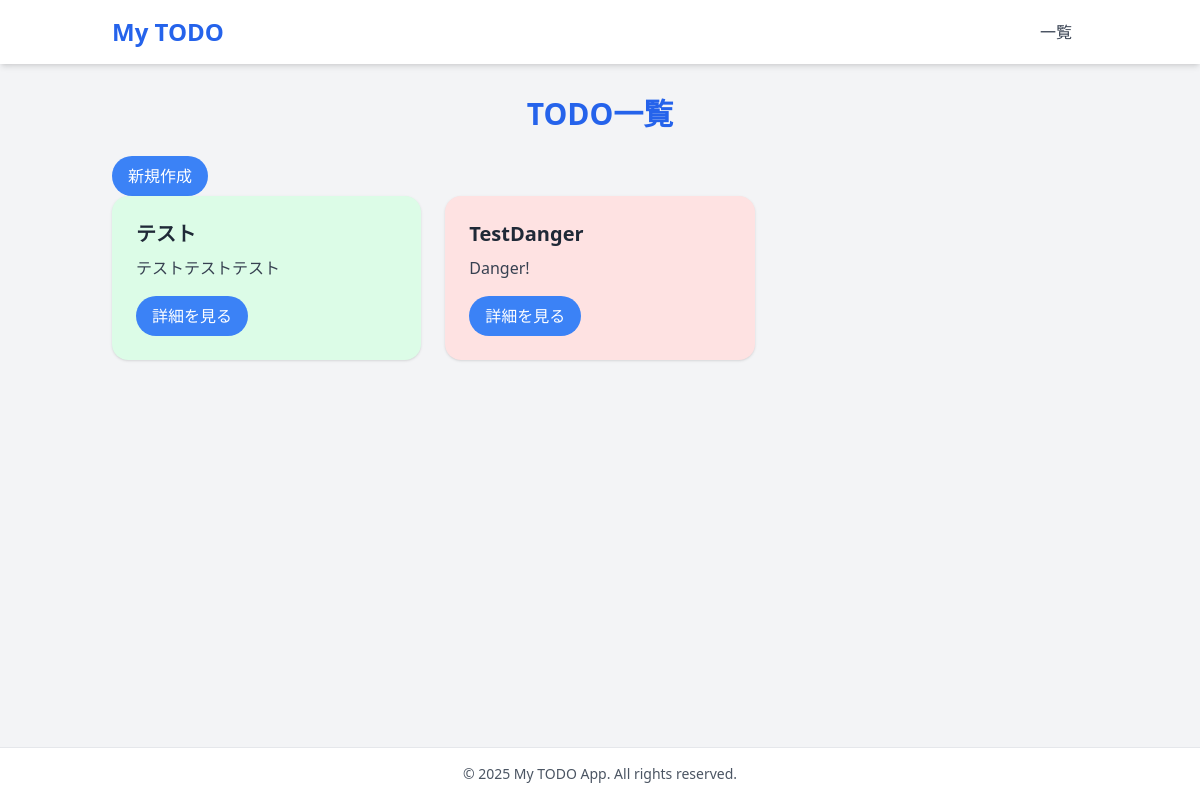
/, run on an earlier commit of the app's database.
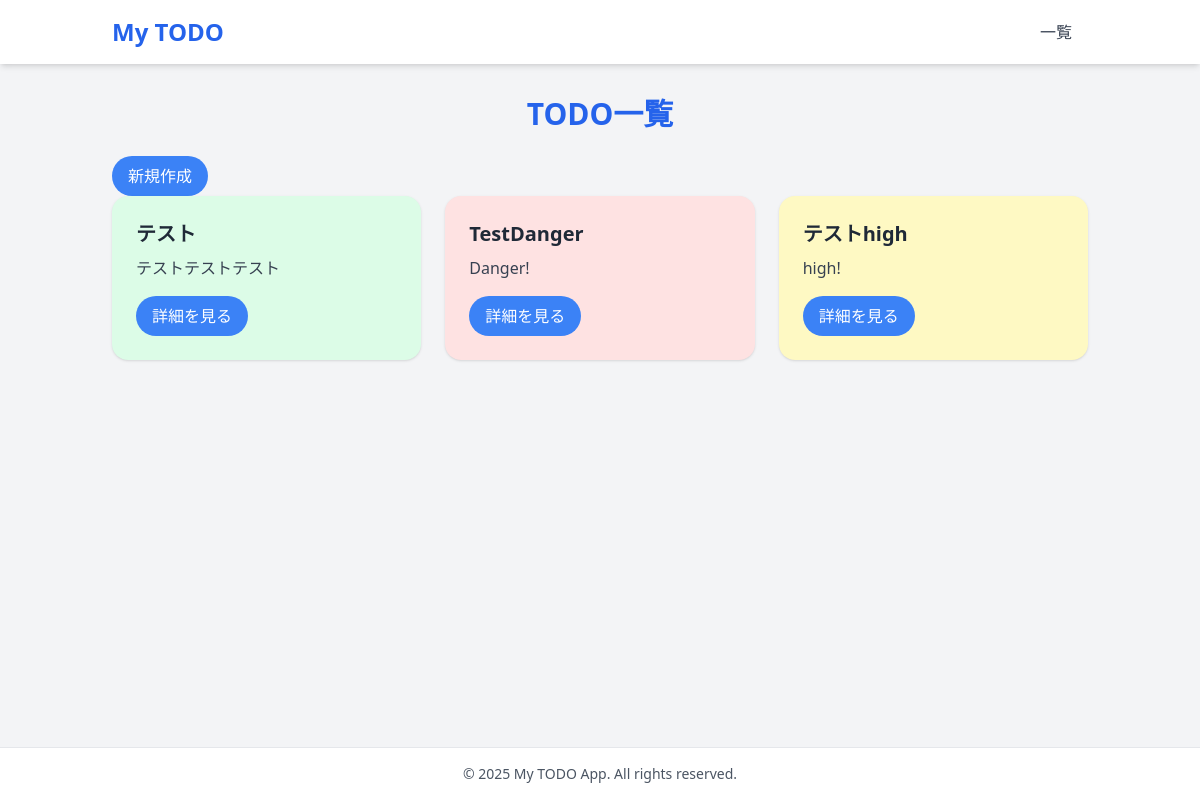
And on a later commit of the database.
### todo/models.py (models this page shows, shortened)
class TodoModel(models.Model):
    title    = models.CharField(max_length=100)
    memo     = models.TextField()
    priority = models.CharField(
        max_length=10,          # max_length必須
        choices=CHOICES,        # (actual, human-readable)のタプルリスト
        default='normal'
    )
    date = models.DateField()

### todo/views.py (the view)
# urls.py: path('', TodoList.as_view(), name='list'),
class TodoList(ListView):
    template_name = 'list.html'
    model = TodoModel

### templates/list.html (shortened to what this page needs)
{% extends 'base.html' %}
{% block content %}
  <h2 class="text-3xl font-bold mb-6 text-center text-blue-600">TODO一覧</h2>
    <a href="{% url 'create' %}" class="inline-block px-4 py-2 bg-blue-500 text-white rounded-full hover:bg-blue-600">
        <input type="submit" value="新規作成">
    </a>
  <div class="grid md:grid-cols-2 lg:grid-cols-3 gap-6">
    {% for todo in object_list %}
      <div class="rounded-2xl shadow p-6 hover:shadow-lg transition
        {% if todo.priority == 'danger' %}
            bg-red-100
        {% elif todo.priority == 'high' %}
            bg-yellow-100
        {% else %}
            bg-green-100
        {% endif %}">
        <h3 class="text-xl font-semibold mb-2">{{ todo.title }}</h3>
        <p class="text-gray-700 mb-4">{{ todo.memo|truncatechars:100 }}</p>
        <a href="{% url 'detail' todo.pk %}" class="inline-block px-4 py-2 bg-blue-500 text-white rounded-full hover:bg-blue-600">詳細を見る</a>
      </div>
    {% empty %}
      <p class="col-span-full text-center text-gray-500">まだ登録されたTODOはないで！</p>
    {% endfor %}
  </div>
{% endblock %}

What changed in the data, as far as the page shows it:
added TodoModel: title "テストhigh", memo "high!", priority "high" (drawn)
